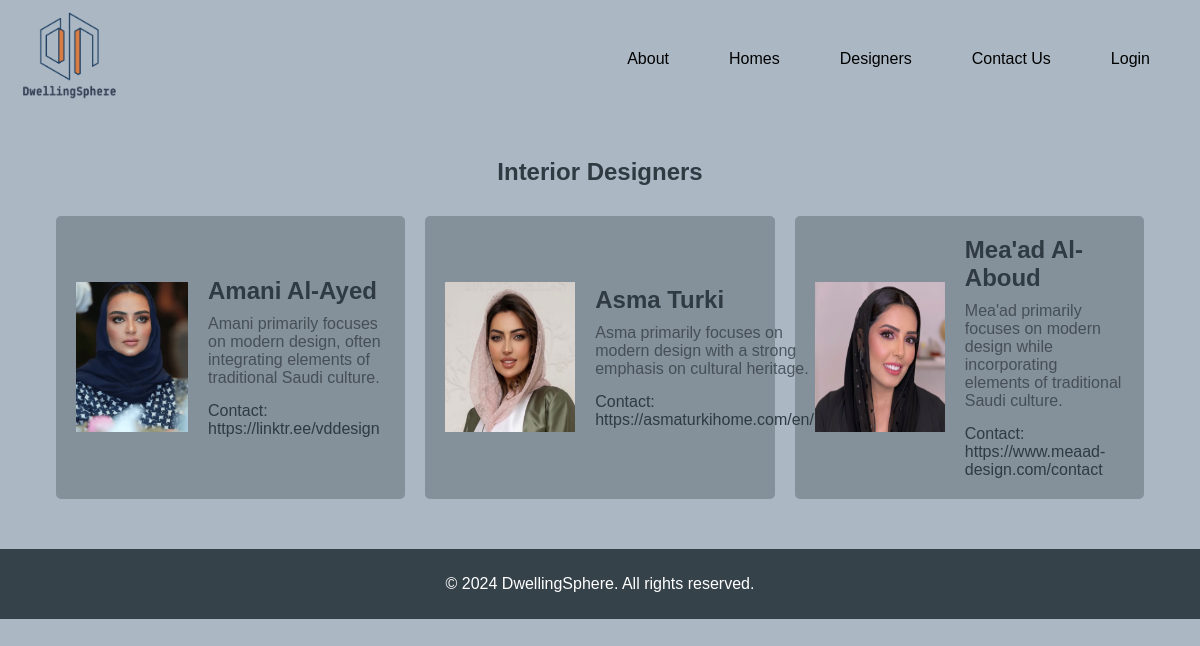
Before: /designers/list/ with the older database file.
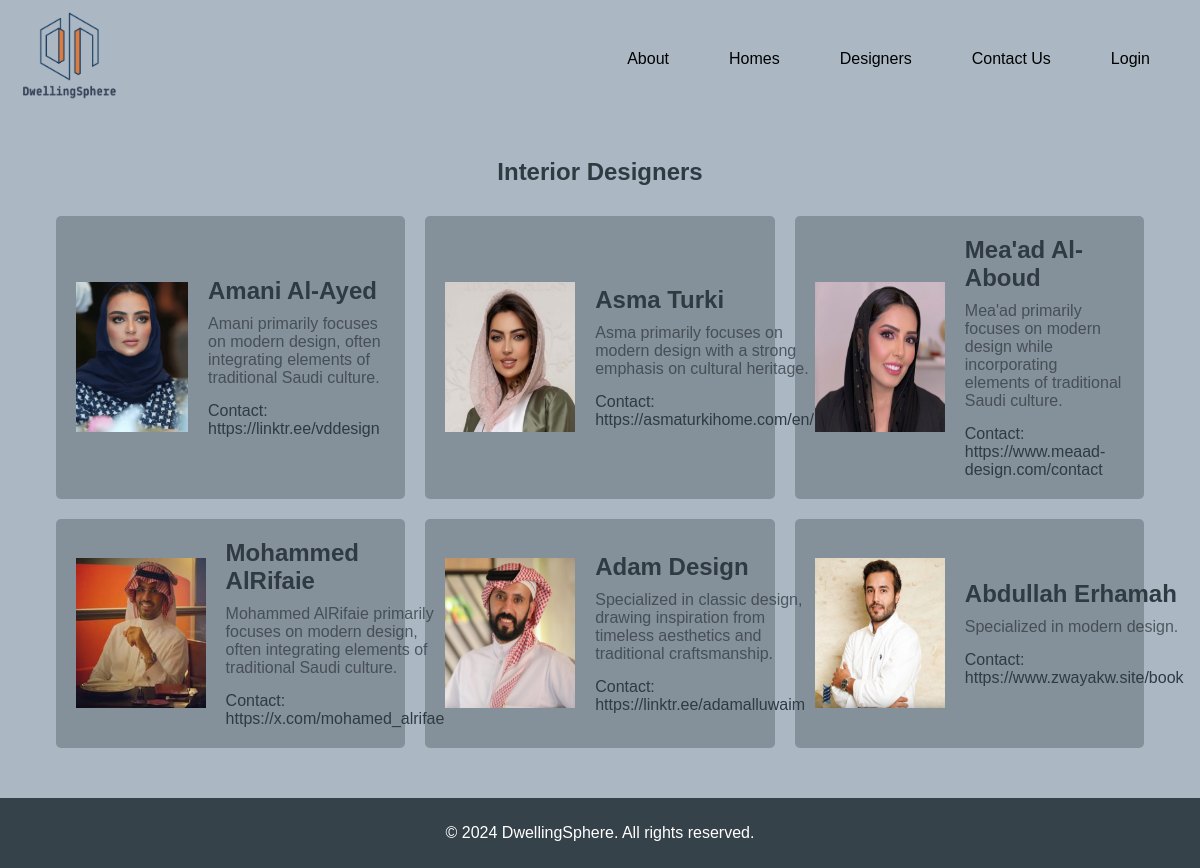
After: the same page with the newer database file.
### designers/models.py (models this page shows, shortened)
class Designer(models.Model):
    name = models.CharField(max_length=200)
    bio = models.TextField()
    contact_info = models.CharField(max_length=200)
    img = models.ImageField(upload_to='images/', blank=True, null=True)

### designers/views.py (the view)
# urls.py: path('list/', views.designers_list_view, name='designers_list_view'),  # URL for viewing the list of designers
def designers_list_view(request):
    designers = Designer.objects.all()  # Fetch all designer objects
    return render(request, 'designers/designer_list.html', {'designers': designers})

### designers/templates/designers/designer_list.html (shortened to what this page needs)
{% extends 'main_app/base.html' %}
{% load static %}
{% block content %}
<div class="designers-list-container">
    <h2>Interior Designers</h2>
    <div class="designers-grid">
        {% for designer in designers %}
        <div class="designer-card">
            {% if designer.img %}
                <img src="{{ designer.img.url }}" alt="{{ designer.name }}">
            {% endif %}
            <div class="designer-details">
                <div class="designer-name">{{ designer.name }}</div>
                <div class="designer-bio">{{ designer.bio }}</div>
                <div class="designer-contact">
                    Contact: <a href="{{ designer.contact_info }}" target="_blank">{{ designer.contact_info }}</a>
                </div>
            </div>
        </div>
        {% empty %}
            <p>No designers available.</p>
        {% endfor %}
    </div>
</div>
{% endblock %}

### main_app/templates/main_app/base.html (shortened to what this page needs)
{% load static %}
<!DOCTYPE html>
<html lang="en">
<head>
    <link rel="stylesheet" href="{% static 'css/styles.css' %}">
</head>
<body>
    <header>
        <h1>
            <a href="{% url 'main_app:home_view' %}">
                <img src="{% static 'images/logo.png' %}" alt="DwellingSphere Logo" style="height: 90px;">
            </a>
        </h1>
        <nav>
            <a href="{% url 'main_app:home_view' %}#about">About</a>
            <div>
                <a href="{% url 'homes:home_list' %}">Homes</a>
            </div>
            <a href="{% url 'designers:designers_list_view' %}">Designers</a>
            <a href="{% url 'main_app:contact_view' %}">Contact Us</a>
            {% if user.is_authenticated %}
                <a href="{% url 'main_app:logout_view' %}">Logout</a>
            {% else %}
                <a href="{% url 'main_app:signin_view' %}">Login</a>
            {% endif %}
        </nav>
    </header>
    <main>
        {% block content %}{% endblock %}
    </main>
    <footer>
        <p>&copy; 2024 DwellingSphere. All rights reserved.</p>
    </footer>
</body>
</html>

### main_app/static/css/styles.css (style rules this page uses)
body { font-family: Arial, sans-serif; margin: 0; padding: 0; background-color: #abb8c4; }
header { background: #abb8c4; color: #000000; padding: 10px 20px; display: flex; justify-content: space-between; align-items: center; margin-bottom: -20px; }
header h1 { margin: 0; }
header h1 img { height: 60px; margin-right: 15px; }
header nav { display: flex; align-items: center; }
header nav a { color: #000000; margin: 0 15px; text-decoration: none; }
nav { position: relative; }
nav a { padding: 10px 15px; text-decoration: none; color: #333; transition: background-color 0.3s; }
main { padding: 20px; }
footer { text-align: center; padding: 10px 0; background: #35424a; color: #ffffff; position: relative; bottom: 0; width: 100%; }

### designers/templates/designers/designer_list.html (style rules this page uses)
body { background-color: #abb8c4; color: #2f3a42; }
.designers-list-container { display: flex; flex-direction: column; align-items: center; padding: 20px; }
.designers-grid { display: flex; flex-wrap: wrap; justify-content: center; width: 100%; }
.designer-card { background-color: #343b4252; color: #343b42c5; margin: 10px; padding: 20px; border-radius: 5px; width: calc(33% - 20px); max-width: 600px; display: flex; align-items: center; box-sizing: border-box; transition: transform 0.3s, box-shadow 0.3s; }
.designer-card img { width: 130px; height: 150px; margin-right: 20px; }
.designer-details { flex-grow: 1; }
.designer-name { font-size: 1.5em; font-weight: bold; color: #2f3a42; }
.designer-bio { margin-top: 10px; }
.designer-contact { margin-top: 15px; color: #2f3a42; }
.designer-contact a { color: #2f3a42; text-decoration: none; }

Changed rows visible on the page:
added Designer: img (picture), name "Mohammed AlRifaie", bio "Mohammed AlRifaie primarily focuses on modern design, often integrating elements of traditional Saudi culture.", contact_info "https://x.com/mohamed_alrifae"
added Designer: img (picture), name "Adam Design", bio "Specialized in classic design, drawing inspiration from timeless aesthetics and traditional craftsmanship.", contact_info "https://linktr.ee/adamalluwaim"
added Designer: img (picture), name "Abdullah Erhamah", bio "Specialized in modern design.", contact_info "https://www.zwayakw.site/book"
